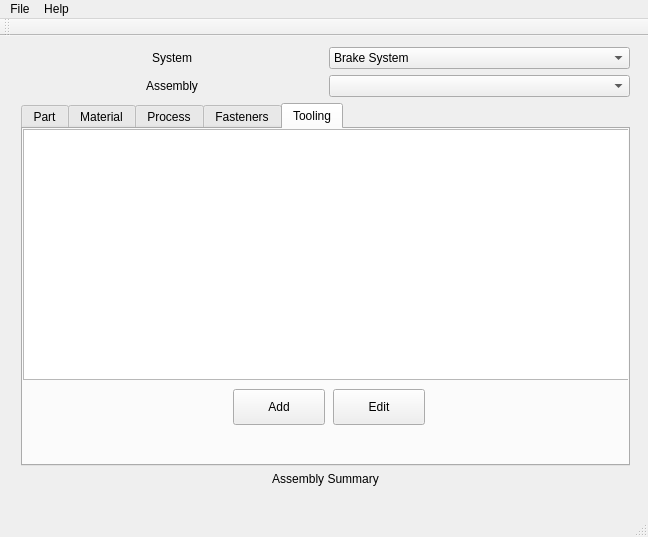
<?xml version="1.0" encoding="UTF-8"?>
<ui version="4.0">
 <class>MainWindow</class>
 <widget class="QMainWindow" name="MainWindow">
  <property name="geometry">
   <rect>
    <x>0</x>
    <y>0</y>
    <width>648</width>
    <height>537</height>
   </rect>
  </property>
  <property name="windowTitle">
   <string>MainWindow</string>
  </property>
  <widget class="QWidget" name="centralWidget">
   <widget class="QWidget" name="gridLayoutWidget">
    <property name="geometry">
     <rect>
      <x>10</x>
      <y>0</y>
      <width>631</width>
      <height>461</height>
     </rect>
    </property>
    <layout class="QGridLayout" name="gridLayout">
     <item row="2" column="0" colspan="2">
      <widget class="QTabWidget" name="tabWidget_2">
       <property name="currentIndex">
        <number>4</number>
       </property>
       <widget class="QWidget" name="partTab">
        <attribute name="title">
         <string>Part</string>
        </attribute>
        <widget class="QTableView" name="partTableView">
         <property name="geometry">
          <rect>
           <x>0</x>
           <y>0</y>
           <width>621</width>
           <height>251</height>
          </rect>
         </property>
        </widget>
        <widget class="QPushButton" name="partAddButton">
         <property name="geometry">
          <rect>
           <x>210</x>
           <y>260</y>
           <width>92</width>
           <height>36</height>
          </rect>
         </property>
         <property name="text">
          <string>Add</string>
         </property>
        </widget>
        <widget class="QPushButton" name="partEditButton">
         <property name="geometry">
          <rect>
           <x>310</x>
           <y>260</y>
           <width>92</width>
           <height>36</height>
          </rect>
         </property>
         <property name="text">
          <string>Edit</string>
         </property>
        </widget>
       </widget>
       <widget class="QWidget" name="materialTab">
        <attribute name="title">
         <string>Material</string>
        </attribute>
        <widget class="QTableView" name="materialTableView">
         <property name="geometry">
          <rect>
           <x>0</x>
           <y>0</y>
           <width>621</width>
           <height>251</height>
          </rect>
         </property>
        </widget>
        <widget class="QPushButton" name="materialEditButton">
         <property name="geometry">
          <rect>
           <x>310</x>
           <y>260</y>
           <width>92</width>
           <height>36</height>
          </rect>
         </property>
         <property name="text">
          <string>Edit</string>
         </property>
        </widget>
        <widget class="QPushButton" name="materialAddButton">
         <property name="geometry">
          <rect>
           <x>210</x>
           <y>260</y>
           <width>92</width>
           <height>36</height>
          </rect>
         </property>
         <property name="text">
          <string>Add</string>
         </property>
        </widget>
       </widget>
       <widget class="QWidget" name="processTab">
        <attribute name="title">
         <string>Process</string>
        </attribute>
        <widget class="QTableView" name="processTableView">
         <property name="geometry">
          <rect>
           <x>0</x>
           <y>0</y>
           <width>621</width>
           <height>251</height>
          </rect>
         </property>
        </widget>
        <widget class="QPushButton" name="processEditButton">
         <property name="geometry">
          <rect>
           <x>310</x>
           <y>260</y>
           <width>92</width>
           <height>36</height>
          </rect>
         </property>
         <property name="text">
          <string>Edit</string>
         </property>
        </widget>
        <widget class="QPushButton" name="processAddButton">
         <property name="geometry">
          <rect>
           <x>210</x>
           <y>260</y>
           <width>92</width>
           <height>36</height>
          </rect>
         </property>
         <property name="text">
          <string>Add</string>
         </property>
        </widget>
       </widget>
       <widget class="QWidget" name="fastenersTab">
        <attribute name="title">
         <string>Fasteners</string>
        </attribute>
        <widget class="QTableView" name="fastenersTableView">
         <property name="geometry">
          <rect>
           <x>0</x>
           <y>0</y>
           <width>621</width>
           <height>251</height>
          </rect>
         </property>
        </widget>
        <widget class="QPushButton" name="fastenersEditButton">
         <property name="geometry">
          <rect>
           <x>310</x>
           <y>260</y>
           <width>92</width>
           <height>36</height>
          </rect>
         </property>
         <property name="text">
          <string>Edit</string>
         </property>
        </widget>
        <widget class="QPushButton" name="fastenersAddButton">
         <property name="geometry">
          <rect>
           <x>210</x>
           <y>260</y>
           <width>92</width>
           <height>36</height>
          </rect>
         </property>
         <property name="text">
          <string>Add</string>
         </property>
        </widget>
       </widget>
       <widget class="QWidget" name="toolingTab">
        <attribute name="title">
         <string>Tooling</string>
        </attribute>
        <widget class="QTableView" name="toolingTableView">
         <property name="geometry">
          <rect>
           <x>0</x>
           <y>0</y>
           <width>621</width>
           <height>251</height>
          </rect>
         </property>
        </widget>
        <widget class="QPushButton" name="toolingEditButton">
         <property name="geometry">
          <rect>
           <x>310</x>
           <y>260</y>
           <width>92</width>
           <height>36</height>
          </rect>
         </property>
         <property name="text">
          <string>Edit</string>
         </property>
        </widget>
        <widget class="QPushButton" name="toolingAddButton">
         <property name="geometry">
          <rect>
           <x>210</x>
           <y>260</y>
           <width>92</width>
           <height>36</height>
          </rect>
         </property>
         <property name="text">
          <string>Add</string>
         </property>
        </widget>
       </widget>
      </widget>
     </item>
     <item row="1" column="1">
      <widget class="QComboBox" name="assemblyComboBox"/>
     </item>
     <item row="0" column="1">
      <widget class="QComboBox" name="systemComboBox">
       <item>
        <property name="text">
         <string>Brake System</string>
        </property>
       </item>
       <item>
        <property name="text">
         <string>Engine &amp; Drivetrain</string>
        </property>
       </item>
       <item>
        <property name="text">
         <string>Frame &amp; Body</string>
        </property>
       </item>
       <item>
        <property name="text">
         <string>Instruments &amp; Wiring</string>
        </property>
       </item>
       <item>
        <property name="text">
         <string>Miscellaneous, Fit &amp; Finish</string>
        </property>
       </item>
       <item>
        <property name="text">
         <string>Steering System</string>
        </property>
       </item>
       <item>
        <property name="text">
         <string>Suspension &amp; Shocks</string>
        </property>
       </item>
       <item>
        <property name="text">
         <string>Wheels &amp; Tires</string>
        </property>
       </item>
      </widget>
     </item>
     <item row="0" column="0">
      <widget class="QLabel" name="systemLabel">
       <property name="text">
        <string>System</string>
       </property>
       <property name="alignment">
        <set>Qt::AlignCenter</set>
       </property>
      </widget>
     </item>
     <item row="1" column="0">
      <widget class="QLabel" name="assemblyLabel">
       <property name="text">
        <string>Assembly</string>
       </property>
       <property name="alignment">
        <set>Qt::AlignCenter</set>
       </property>
      </widget>
     </item>
     <item row="6" column="0" colspan="2">
      <widget class="QLabel" name="assemblySummaryLabel">
       <property name="text">
        <string>Assembly Summary</string>
       </property>
       <property name="alignment">
        <set>Qt::AlignCenter</set>
       </property>
      </widget>
     </item>
    </layout>
   </widget>
  </widget>
  <widget class="QMenuBar" name="menuBar">
   <property name="geometry">
    <rect>
     <x>0</x>
     <y>0</y>
     <width>648</width>
     <height>28</height>
    </rect>
   </property>
   <widget class="QMenu" name="menuTest">
    <property name="title">
     <string>File</string>
    </property>
    <addaction name="actionNew"/>
    <addaction name="actionOpen"/>
   </widget>
   <widget class="QMenu" name="menuAbout">
    <property name="title">
     <string>Help</string>
    </property>
    <addaction name="actionAbout"/>
   </widget>
   <addaction name="menuTest"/>
   <addaction name="menuAbout"/>
  </widget>
  <widget class="QToolBar" name="mainToolBar">
   <attribute name="toolBarArea">
    <enum>TopToolBarArea</enum>
   </attribute>
   <attribute name="toolBarBreak">
    <bool>false</bool>
   </attribute>
  </widget>
  <widget class="QStatusBar" name="statusBar"/>
  <action name="actionNew">
   <property name="text">
    <string>New</string>
   </property>
  </action>
  <action name="actionOpen">
   <property name="text">
    <string>Open</string>
   </property>
  </action>
  <action name="actionAbout">
   <property name="text">
    <string>About</string>
   </property>
  </action>
 </widget>
 <layoutdefault spacing="6" margin="11"/>
 <resources/>
 <connections/>
</ui>
